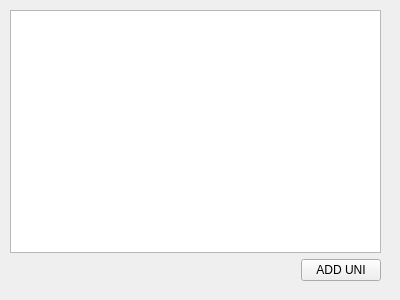
<?xml version="1.0" encoding="UTF-8"?>
<ui version="4.0">
 <class>Widget</class>
 <widget class="QWidget" name="Widget">
  <property name="geometry">
   <rect>
    <x>0</x>
    <y>0</y>
    <width>400</width>
    <height>300</height>
   </rect>
  </property>
  <property name="windowTitle">
   <string>Form</string>
  </property>
  <widget class="QWidget" name="">
   <property name="geometry">
    <rect>
     <x>10</x>
     <y>10</y>
     <width>371</width>
     <height>271</height>
    </rect>
   </property>
   <layout class="QGridLayout" name="gridLayout_2">
    <item row="0" column="0">
     <widget class="QTableWidget" name="tableWidget"/>
    </item>
    <item row="1" column="0">
     <layout class="QGridLayout" name="gridLayout">
      <item row="0" column="0">
       <spacer name="horizontalSpacer">
        <property name="orientation">
         <enum>Qt::Horizontal</enum>
        </property>
        <property name="sizeHint" stdset="0">
         <size>
          <width>268</width>
          <height>20</height>
         </size>
        </property>
       </spacer>
      </item>
      <item row="0" column="1">
       <widget class="QPushButton" name="addUniversity">
        <property name="text">
         <string>ADD UNI</string>
        </property>
       </widget>
      </item>
     </layout>
    </item>
   </layout>
  </widget>
 </widget>
 <resources/>
 <connections/>
</ui>
